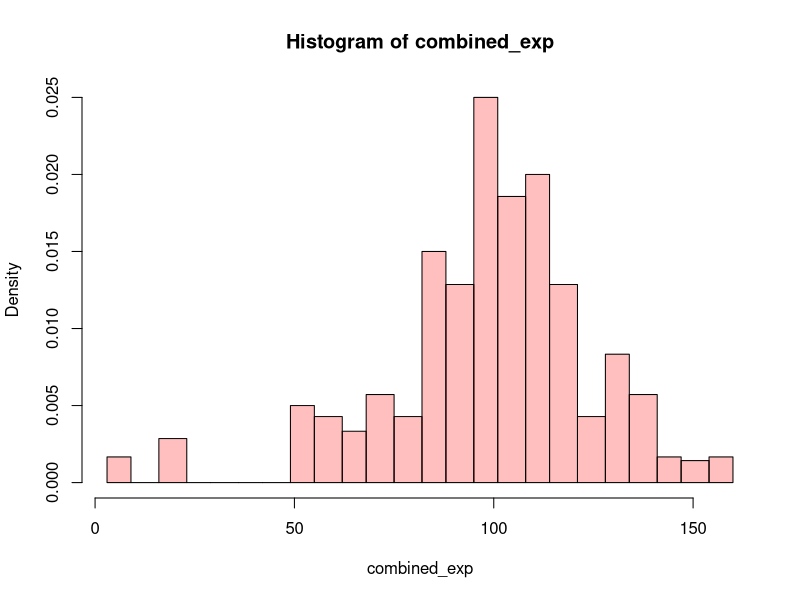
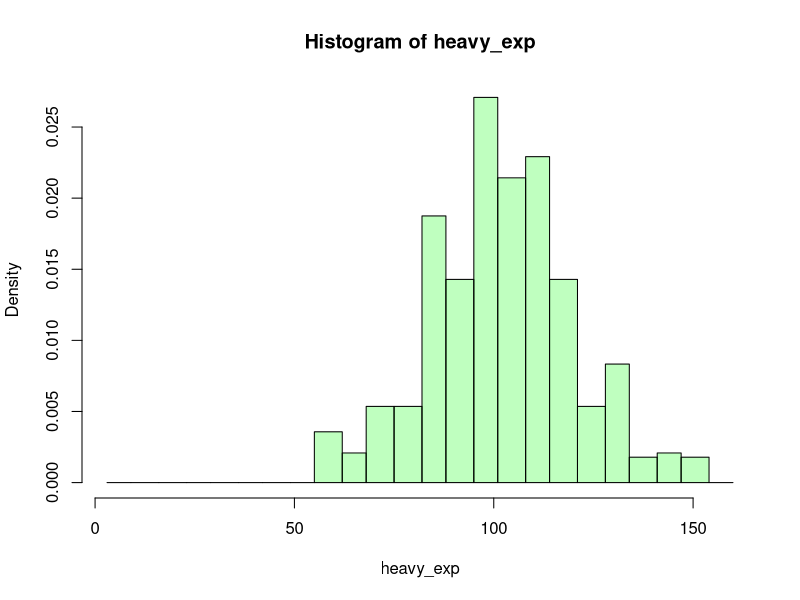
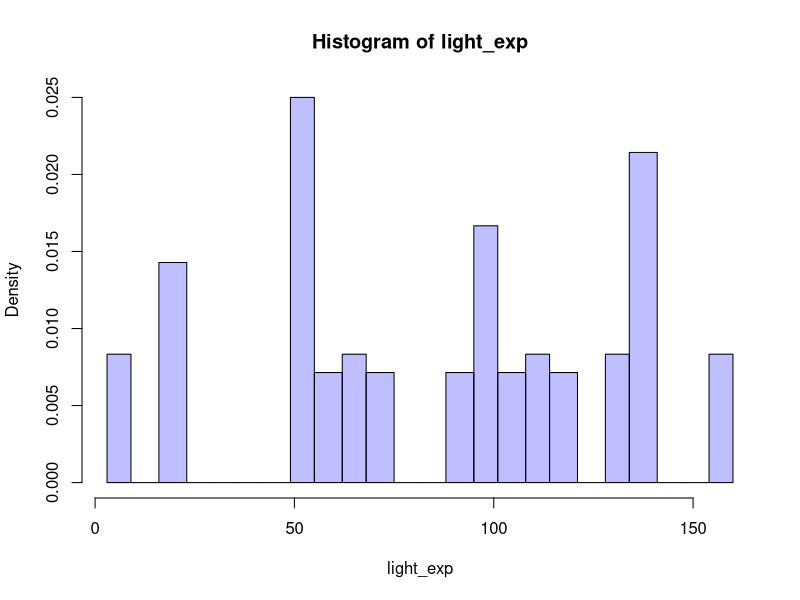
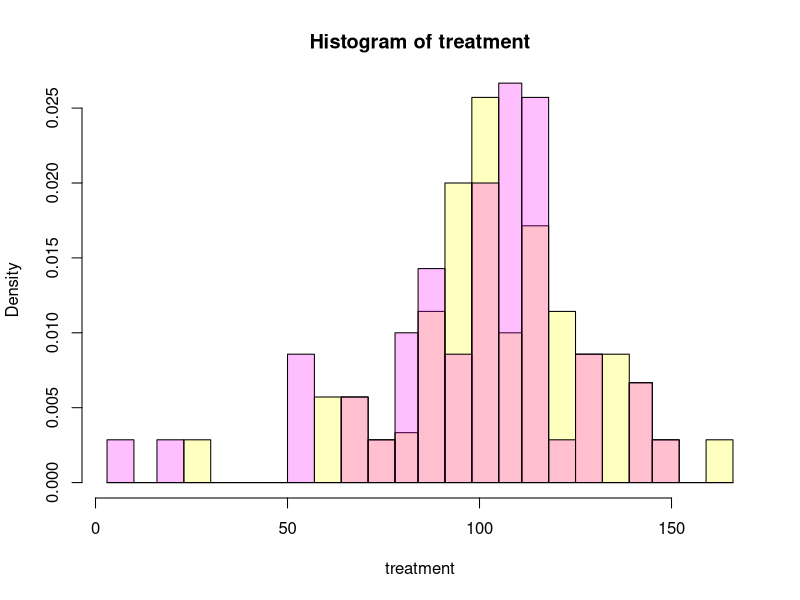
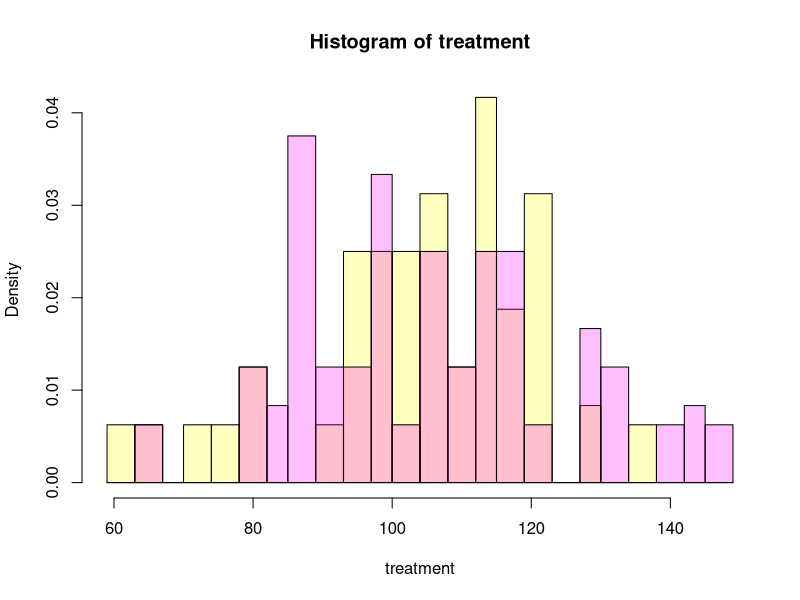
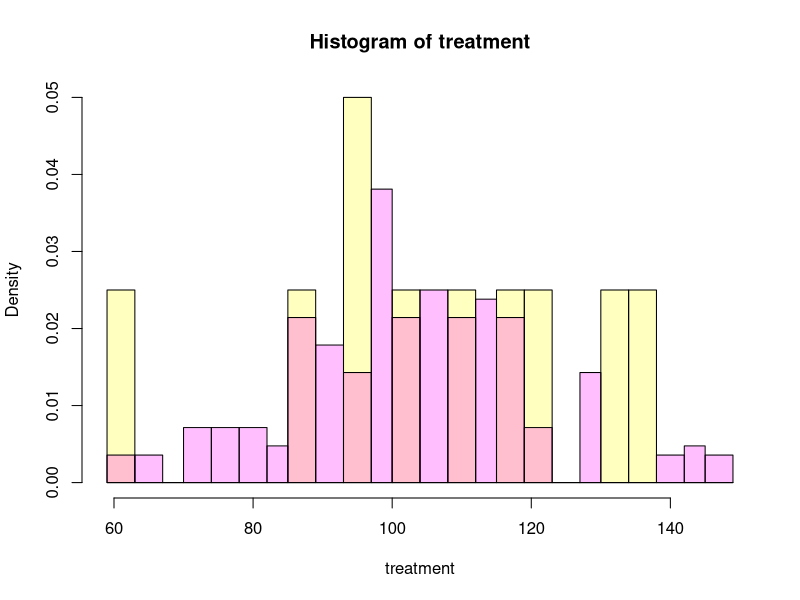
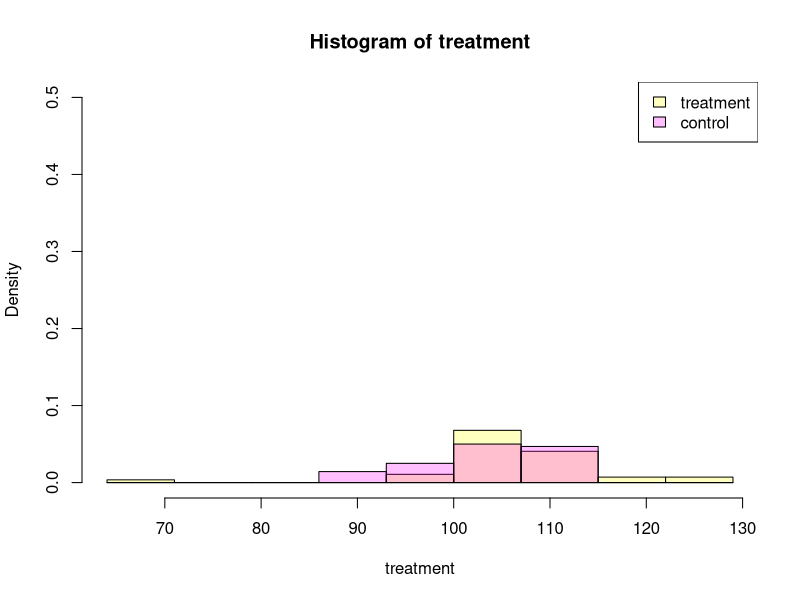

R code for these plots, in order:
## ---- chunk 1
knitr::opts_chunk$set(echo = TRUE)
## ---- chunk 2
set.seed(1)

# set params
heavy_mu = 100
heavy_sd = 20
heavy_prop = 0.80
light_mu = 80
light_sd = 50
light_prop = 1 - heavy_prop
n = 100
mean_t_effect = 5

# generate responses for light and heavy users
heavy_exp = rnorm(round(n * heavy_prop), heavy_mu, heavy_sd) 
light_exp = rnorm(round(n * light_prop), light_mu, light_sd)
combined_exp = c(heavy_exp, light_exp)

b = min(combined_exp) - 1
e = max(combined_exp) + 1

ax = round(seq(b, e, length.out = n / 4))

# plot distributions
hist(combined_exp, breaks = ax, col = rgb(1,0,0,0.25))
hist(heavy_exp, breaks = ax, col = rgb(0,1,0,0.25))
hist(light_exp, breaks = ax, col = rgb(0,0,1,0.25))

# randomly assign treatments, treatment effects are assumed to be mostly positive with small variance
group_size = round(length(combined_exp) / 2)
t_assign = sample(1:length(combined_exp), group_size)
t_effect = rnorm(group_size, mean_t_effect, 2)
treatment = combined_exp[t_assign] + t_effect
control = combined_exp[-t_assign]
post_treat_ax = round(seq(min(c(treatment, control))-1, max(c(treatment, control))+1, length.out = n / 4))

# plot treatment response vs control response
hist(treatment, breaks = post_treat_ax, col = rgb(1,1,0,0.25))
hist(control, breaks = post_treat_ax, add = TRUE, col = rgb(1,0,1,0.25))
t = t.test(treatment, control)
t
power.t.test(group_size, mean(treatment) - mean(control), sd = t$stderr, sig.level = 0.05, type = "two.sample", alternative = "two.sided")
## ---- chunk 3
set.seed(1)
# test with just heavy users
group_size = round(length(heavy_exp) / 2)
t_assign = sample(1:length(heavy_exp), group_size)
t_effect = rnorm(group_size, mean_t_effect, 2)
treatment = heavy_exp[t_assign] + t_effect
control = heavy_exp[-t_assign]
post_treat_ax = round(seq(min(c(treatment, control))-1, max(c(treatment, control))+1, length.out = n / 4))

# plot treatment response vs control response
hist(treatment, breaks = post_treat_ax, col = rgb(1,1,0,0.25))
hist(control, breaks = post_treat_ax, add = TRUE, col = rgb(1,0,1,0.25))
t = t.test(treatment, control)
t
power.t.test(group_size, mean(treatment) - mean(control), sd = t$stderr, sig.level = 0.05, type = "two.sample", alternative = "two.sided")
## ---- chunk 4
set.seed(1)
# test with just heavy users
group_size = round(length(light_exp) / 2)
t_assign = sample(1:length(light_exp), group_size)
t_effect = rnorm(group_size, mean_t_effect, 2)
treatment = heavy_exp[t_assign] + t_effect
control = heavy_exp[-t_assign]
post_treat_ax = round(seq(min(c(treatment, control))-1, max(c(treatment, control))+1, length.out = n / 4))

# plot treatment response vs control response
hist(treatment, breaks = post_treat_ax, col = rgb(1,1,0,0.25))
hist(control, breaks = post_treat_ax, add = TRUE, col = rgb(1,0,1,0.25))
t = t.test(treatment, control)
t
power.t.test(group_size, mean(treatment) - mean(control), sd = t$stderr, sig.level = 0.05, type = "two.sample", alternative = "two.sided")
## ---- chunk 5
set.seed(1)
# pre-experimental data for heavy users
# how to reduce correlation? its unrealistically high. need more noise 
heavy_pre = heavy_exp + rexp(length(heavy_exp), 1/10)*runif(length(heavy_exp), -1,1)
theta = cov(heavy_exp, heavy_pre)/var(heavy_pre)
heavy_cuped = heavy_exp - theta * heavy_pre + theta * mean(heavy_pre)

# test with just heavy users applying cuped
gp = heavy_cuped
group_size = round(length(gp) / 2)
t_assign = sample(1:length(gp), group_size)
t_effect = rnorm(group_size, mean_t_effect, 2)
treatment = gp[t_assign] + t_effect
control = gp[-t_assign]
post_treat_ax = round(seq(min(c(treatment, control))-1, max(c(treatment, control))+1, length.out = 10))

# plot treatment response vs control response
hist(treatment, breaks = post_treat_ax, col = rgb(1,1,0,0.25), ylim = c(0,0.5))
hist(control, breaks = post_treat_ax, add = TRUE, col = rgb(1,0,1,0.25), ylim = c(0, 0.5))
legend("topright", c("treatment", "control"), fill=c(rgb(1,1,0,0.25), rgb(1,0,1,0.25)))
t = t.test(treatment, control)
t
power.t.test(group_size, mean(treatment) - mean(control), sd = t$stderr, sig.level = 0.05, type = "two.sample", alternative = "two.sided")
